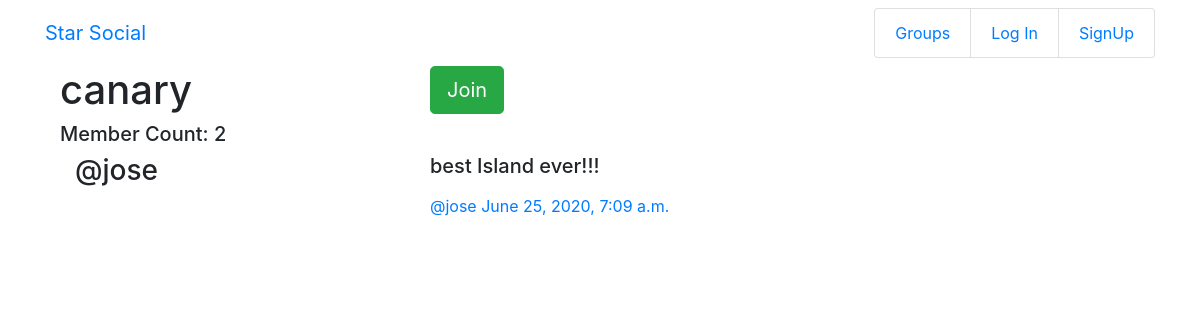
The app's page /groups/posts/in/canary/ with its own data.
### groups/models.py (models this page shows, shortened)
class Group(models.Model):
    name = models.CharField(max_length=255,unique=True)
    slug = models.SlugField(allow_unicode=True,unique=True)
    description = models.TextField(blank=True,default='')
    description_html = models.TextField(editable=False, default='',blank=True)
    members = models.ManyToManyField(User, through='GroupMember')
    class Meta:
        ordering = ['name']

### posts/models.py (models this page shows, shortened)
class Post(models.Model):
    user = models.ForeignKey(User,related_name='posts',on_delete=models.CASCADE)
    created_at = models.DateTimeField(auto_now=True)
    message = models.TextField()
    message_html = models.TextField(editable=False)
    group = models.ForeignKey(Group, related_name='posts',null=True,blank=True,on_delete=models.CASCADE)
    class Meta:
        ordering = ['-created_at']
        unique_together = ['user','message']

### groups/views.py (the view)
# urls.py: path('posts/in/<slug>/',views.SingleGroup.as_view(),name="single"),
class SingleGroup(generic.DetailView):
    model = Group

### groups/templates/groups/group_detail.html
{% extends "groups/group_base.html" %}
{% block pregroup %}
    <div class="content col-md-4">
    <h1>{{group.name}}</h1>
    <h5 class>Member Count: {{group.members.count}}</h5>
    </div>
    <div class="content col-md-4">
        {% if user in group.members.all %}
            <a href="{%url "groups:leave" slug=group.slug %}" class = "btn btn-lg btn-fill btn-warning">Leave</a>
        {% else %}
            <a href="{%url "groups:join" slug=group.slug %}" class = "btn btn-lg btn-fill btn-success">Join</a>
        {%endif%}
    </div>
{% endblock %}
{% block group_content %}
<div class = "col-md-8">
    {% if group.posts.count == 0 %}
    <h2>No Posts in this group yet</h2>
    {% else %}
        {% for post in group.posts.all %}
            {% include "posts/_post.html" %}
        {% endfor %}
    {% endif %}
</div>
{% endblock %}

### posts/templates/posts/_post.html (shortened to what this page needs)
<div class ="post media">
    <h3 class = "col-md-6">@{{post.user.username}}</h3>
    <div class="media-body col-md-6">
        <h5>{{post.message_html|safe}}</h5>
            <span class="username">
                <a href="{% url 'posts:for_user' username=post.user.username %}">@{{post.user.username}}</a>
            </span>
            <time class="time">
                <a href="{% url "posts:single" username=post.user.username pk=post.pk %}">{{post.created_at}}</a>
            </time>
    </div>
</div>

### records on screen
Group: name "canary", members.count "2"
Post: user.username "jose", message_html "best Island ever!!!", created_at "June 25, 2020, 7:09 a.m."
